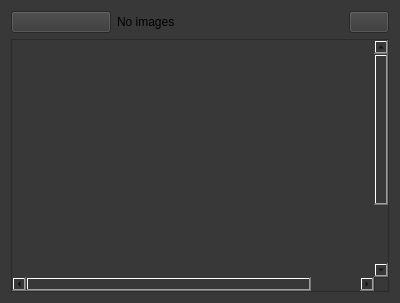
<?xml version="1.0" encoding="UTF-8"?>
<ui version="4.0">
 <class>DownloadWindow</class>
 <widget class="QWidget" name="DownloadWindow">
  <property name="geometry">
   <rect>
    <x>0</x>
    <y>0</y>
    <width>400</width>
    <height>303</height>
   </rect>
  </property>
  <property name="windowTitle">
   <string>Form</string>
  </property>
  <property name="styleSheet">
   <string notr="true">background-color:#383838</string>
  </property>
  <layout class="QVBoxLayout" name="verticalLayout">
   <item>
    <layout class="QHBoxLayout" name="horizontalLayout">
     <item>
      <widget class="QPushButton" name="back_button">
       <property name="maximumSize">
        <size>
         <width>100</width>
         <height>23</height>
        </size>
       </property>
       <property name="text">
        <string/>
       </property>
       <property name="autoDefault">
        <bool>true</bool>
       </property>
      </widget>
     </item>
     <item>
      <widget class="QLabel" name="label_img">
       <property name="text">
        <string>No images</string>
       </property>
      </widget>
     </item>
     <item alignment="Qt::AlignRight">
      <widget class="QPushButton" name="downlaod_button">
       <property name="text">
        <string/>
       </property>
      </widget>
     </item>
    </layout>
   </item>
   <item>
    <widget class="QScrollArea" name="scrollArea">
     <property name="verticalScrollBarPolicy">
      <enum>Qt::ScrollBarAsNeeded</enum>
     </property>
     <property name="widgetResizable">
      <bool>false</bool>
     </property>
     <widget class="QWidget" name="scrollAreaWidgetContents">
      <property name="geometry">
       <rect>
        <x>0</x>
        <y>0</y>
        <width>423</width>
        <height>327</height>
       </rect>
      </property>
      <layout class="QVBoxLayout" name="verticalLayout_2"/>
     </widget>
    </widget>
   </item>
  </layout>
 </widget>
 <resources/>
 <connections/>
</ui>
